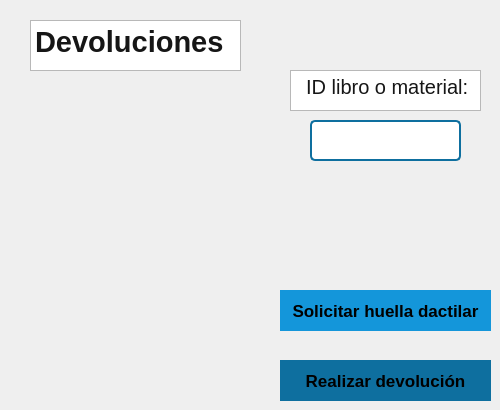
       <widget class="QWidget" name="devoluciones">
        <widget class="QPlainTextEdit" name="plainTextEdit_5">
         <property name="geometry">
          <rect>
           <x>30</x>
           <y>20</y>
           <width>211</width>
           <height>51</height>
          </rect>
         </property>
         <property name="font">
          <font>
           <pointsize>22</pointsize>
           <bold>true</bold>
          </font>
         </property>
         <property name="styleSheet">
          <string notr="true">color: rgb(22, 22, 22);</string>
         </property>
         <property name="plainText">
          <string>Devoluciones</string>
         </property>
        </widget>
        <widget class="QPlainTextEdit" name="plainTextEdit_12">
         <property name="geometry">
          <rect>
           <x>290</x>
           <y>70</y>
           <width>191</width>
           <height>41</height>
          </rect>
         </property>
         <property name="font">
          <font>
           <pointsize>15</pointsize>
          </font>
         </property>
         <property name="styleSheet">
          <string notr="true">color: rgb(22, 22, 22);</string>
         </property>
         <property name="plainText">
          <string>  ID libro o material:</string>
         </property>
        </widget>
        <widget class="QLineEdit" name="lineEdit_3">
         <property name="geometry">
          <rect>
           <x>310</x>
           <y>120</y>
           <width>151</width>
           <height>41</height>
          </rect>
         </property>
         <property name="font">
          <font>
           <pointsize>17</pointsize>
          </font>
         </property>
         <property name="styleSheet">
          <string notr="true">border: 2px solid #0e6f9f;
border-radius: 5px;
padding: 4px;
color: rgb(22, 22, 22);</string>
         </property>
        </widget>
        <widget class="QPushButton" name="pushButton_3">
         <property name="geometry">
          <rect>
           <x>280</x>
           <y>290</y>
           <width>211</width>
           <height>41</height>
          </rect>
         </property>
         <property name="font">
          <font>
           <pointsize>13</pointsize>
           <bold>true</bold>
          </font>
         </property>
         <property name="styleSheet">
          <string notr="true">
QPushButton {
background-color: rgb(20, 150, 218);
    border: none;
    padding: 10px;
}
QPushButton:hover {
    background-color: #0a4f6f;
}
QPushButton:pressed {
    background-color: rgb(20, 150, 218);
}</string>
         </property>
         <property name="text">
          <string>Solicitar huella dactilar</string>
         </property>
        </widget>
        <widget class="QPushButton" name="pushButton_4">
         <property name="geometry">
          <rect>
           <x>280</x>
           <y>360</y>
           <width>211</width>
           <height>41</height>
          </rect>
         </property>
         <property name="font">
          <font>
           <pointsize>13</pointsize>
           <bold>true</bold>
          </font>
         </property>
         <property name="styleSheet">
          <string notr="true">QPushButton {
background-color: rgb(14, 111, 159);
    border: none;
    padding: 10px;
}
QPushButton:hover {
    background-color: #0a4f6f;
}
QPushButton:pressed {
    background-color: rgb(14, 111, 159);
}</string>
         </property>
         <property name="text">
          <string>Realizar devolución</string>
         </property>
        </widget>
       </widget>
